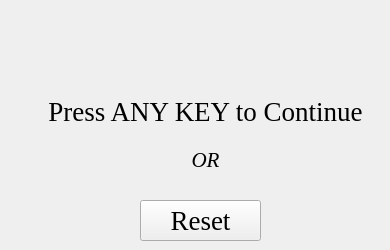
  <widget class="QWidget" name="page4">
   <widget class="QPushButton" name="resetButton">
    <property name="geometry">
     <rect>
      <x>140</x>
      <y>200</y>
      <width>121</width>
      <height>41</height>
     </rect>
    </property>
    <property name="font">
     <font>
      <family>Times New Roman</family>
      <pointsize>20</pointsize>
     </font>
    </property>
    <property name="text">
     <string>Reset</string>
    </property>
   </widget>
   <widget class="QWidget" name="layoutWidget">
    <property name="geometry">
     <rect>
      <x>30</x>
      <y>90</y>
      <width>351</width>
      <height>91</height>
     </rect>
    </property>
    <layout class="QVBoxLayout" name="verticalLayout_3">
     <item>
      <widget class="QLabel" name="label_6">
       <property name="font">
        <font>
         <family>Times New Roman</family>
         <pointsize>20</pointsize>
        </font>
       </property>
       <property name="text">
        <string>Press ANY KEY to Continue</string>
       </property>
       <property name="alignment">
        <set>Qt::AlignCenter</set>
       </property>
       <property name="wordWrap">
        <bool>true</bool>
       </property>
      </widget>
     </item>
     <item>
      <widget class="QLabel" name="label_7">
       <property name="font">
        <font>
         <family>Times New Roman</family>
         <pointsize>16</pointsize>
         <italic>true</italic>
        </font>
       </property>
       <property name="text">
        <string>OR</string>
       </property>
       <property name="alignment">
        <set>Qt::AlignCenter</set>
       </property>
      </widget>
     </item>
    </layout>
   </widget>
  </widget>
